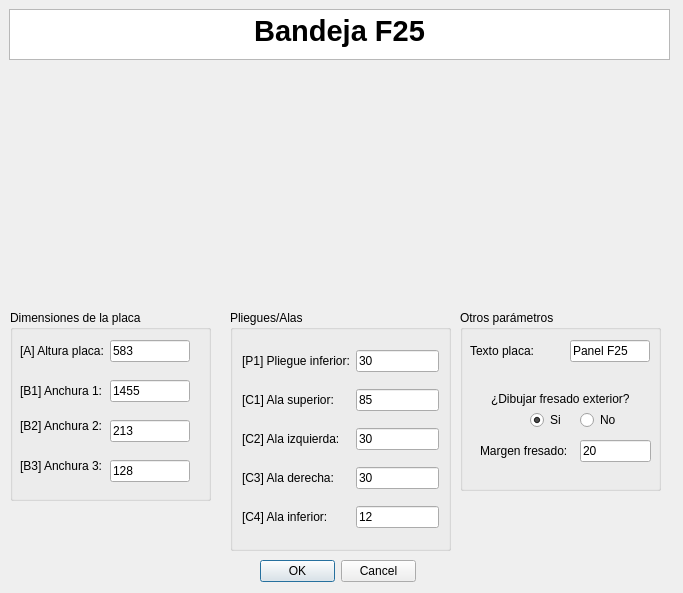
<?xml version="1.0" encoding="UTF-8"?>
<ui version="4.0">
 <class>MyPositionDialog</class>
 <widget class="QDialog" name="MyPositionDialog">
  <property name="geometry">
   <rect>
    <x>0</x>
    <y>0</y>
    <width>683</width>
    <height>593</height>
   </rect>
  </property>
  <property name="windowTitle">
   <string>Enter Position</string>
  </property>
  <property name="whatsThis">
   <string>&lt;html&gt;&lt;head/&gt;&lt;body&gt;&lt;p&gt;Esta ventana de KSDpanel te permite introducir todas las medidas correspondientes del panel seleccionado.&lt;/p&gt;&lt;p&gt;Recuerda que todas las medidas deben de ir en milimetros (mm).&lt;/p&gt;&lt;/body&gt;&lt;/html&gt;</string>
  </property>
  <widget class="QDialogButtonBox" name="buttonBox">
   <property name="geometry">
    <rect>
     <x>260</x>
     <y>560</y>
     <width>156</width>
     <height>23</height>
    </rect>
   </property>
   <property name="orientation">
    <enum>Qt::Horizontal</enum>
   </property>
   <property name="standardButtons">
    <set>QDialogButtonBox::Cancel|QDialogButtonBox::Ok</set>
   </property>
  </widget>
  <widget class="QTextBrowser" name="textBrowser">
   <property name="geometry">
    <rect>
     <x>9</x>
     <y>9</y>
     <width>661</width>
     <height>51</height>
    </rect>
   </property>
   <property name="html">
    <string>&lt;!DOCTYPE HTML PUBLIC &quot;-//W3C//DTD HTML 4.0//EN&quot; &quot;http://www.w3.org/TR/REC-html40/strict.dtd&quot;&gt;
&lt;html&gt;&lt;head&gt;&lt;meta name=&quot;qrichtext&quot; content=&quot;1&quot; /&gt;&lt;style type=&quot;text/css&quot;&gt;
p, li { white-space: pre-wrap; }
&lt;/style&gt;&lt;/head&gt;&lt;body style=&quot; font-family:'MS Shell Dlg 2'; font-size:8.25pt; font-weight:400; font-style:normal;&quot;&gt;
&lt;p align=&quot;center&quot; style=&quot; margin-top:0px; margin-bottom:0px; margin-left:0px; margin-right:0px; -qt-block-indent:0; text-indent:0px;&quot;&gt;&lt;span style=&quot; font-size:22pt; font-weight:600;&quot;&gt;Bandeja F25&lt;/span&gt;&lt;/p&gt;&lt;/body&gt;&lt;/html&gt;</string>
   </property>
  </widget>
  <widget class="QGroupBox" name="groupBox_2">
   <property name="geometry">
    <rect>
     <x>230</x>
     <y>310</y>
     <width>221</width>
     <height>241</height>
    </rect>
   </property>
   <property name="styleSheet">
    <string notr="true">font: 10pt &quot;MS Shell Dlg 2&quot;;</string>
   </property>
   <property name="title">
    <string>Pliegues/Alas</string>
   </property>
   <layout class="QGridLayout" name="gridLayout_2">
    <item row="8" column="1">
     <widget class="QLineEdit" name="alaInferiorUI">
      <property name="text">
       <string>12</string>
      </property>
     </widget>
    </item>
    <item row="4" column="0">
     <widget class="QLabel" name="label_20">
      <property name="text">
       <string>[C2] Ala izquierda:</string>
      </property>
     </widget>
    </item>
    <item row="0" column="0">
     <widget class="QLabel" name="label_13">
      <property name="text">
       <string>[P1] Pliegue inferior:</string>
      </property>
     </widget>
    </item>
    <item row="6" column="0">
     <widget class="QLabel" name="label_19">
      <property name="text">
       <string>[C3] Ala derecha:</string>
      </property>
     </widget>
    </item>
    <item row="6" column="1">
     <widget class="QLineEdit" name="alaDerechaUI">
      <property name="text">
       <string>30</string>
      </property>
     </widget>
    </item>
    <item row="8" column="0">
     <widget class="QLabel" name="label_12">
      <property name="text">
       <string>[C4] Ala inferior:</string>
      </property>
     </widget>
    </item>
    <item row="0" column="1">
     <widget class="QLineEdit" name="pliegueInferiorUI">
      <property name="text">
       <string>30</string>
      </property>
     </widget>
    </item>
    <item row="3" column="0">
     <widget class="QLabel" name="label_11">
      <property name="text">
       <string>[C1] Ala superior:</string>
      </property>
     </widget>
    </item>
    <item row="4" column="1">
     <widget class="QLineEdit" name="alaIzquierdaUI">
      <property name="text">
       <string>30</string>
      </property>
     </widget>
    </item>
    <item row="3" column="1">
     <widget class="QLineEdit" name="alaSuperiorUI">
      <property name="text">
       <string>85</string>
      </property>
     </widget>
    </item>
   </layout>
  </widget>
  <widget class="QLabel" name="imagenPanelUI">
   <property name="geometry">
    <rect>
     <x>210</x>
     <y>70</y>
     <width>271</width>
     <height>221</height>
    </rect>
   </property>
   <property name="text">
    <string/>
   </property>
   <property name="pixmap">
    <pixmap>../../../../../../../../Users/Public/Documents/Vectric Files/Gadgets/Cut2D Pro V9.5/Paneles/Paneles/images/REF_038cotas.jpg</pixmap>
   </property>
   <property name="scaledContents">
    <bool>true</bool>
   </property>
   <property name="wordWrap">
    <bool>false</bool>
   </property>
   <property name="margin">
    <number>0</number>
   </property>
   <property name="openExternalLinks">
    <bool>false</bool>
   </property>
  </widget>
  <widget class="QGroupBox" name="groupBox_4">
   <property name="geometry">
    <rect>
     <x>460</x>
     <y>310</y>
     <width>201</width>
     <height>181</height>
    </rect>
   </property>
   <property name="styleSheet">
    <string notr="true">font: 10pt &quot;MS Shell Dlg 2&quot;;</string>
   </property>
   <property name="title">
    <string>Otros parámetros</string>
   </property>
   <widget class="QLabel" name="label">
    <property name="geometry">
     <rect>
      <x>10</x>
      <y>30</y>
      <width>95</width>
      <height>22</height>
     </rect>
    </property>
    <property name="text">
     <string>Texto placa:</string>
    </property>
   </widget>
   <widget class="QLineEdit" name="textoDescriptivoA0UI">
    <property name="geometry">
     <rect>
      <x>110</x>
      <y>30</y>
      <width>80</width>
      <height>22</height>
     </rect>
    </property>
    <property name="text">
     <string>Panel F25</string>
    </property>
   </widget>
   <widget class="QRadioButton" name="noCrearFresadoUI">
    <property name="geometry">
     <rect>
      <x>120</x>
      <y>100</y>
      <width>38</width>
      <height>20</height>
     </rect>
    </property>
    <property name="text">
     <string>No</string>
    </property>
   </widget>
   <widget class="QLineEdit" name="margenFresadoUI">
    <property name="geometry">
     <rect>
      <x>120</x>
      <y>130</y>
      <width>71</width>
      <height>22</height>
     </rect>
    </property>
    <property name="text">
     <string>20</string>
    </property>
   </widget>
   <widget class="QRadioButton" name="crearFresadoUI">
    <property name="geometry">
     <rect>
      <x>70</x>
      <y>100</y>
      <width>34</width>
      <height>20</height>
     </rect>
    </property>
    <property name="text">
     <string>Si</string>
    </property>
    <property name="checked">
     <bool>true</bool>
    </property>
   </widget>
   <widget class="QLabel" name="label_2">
    <property name="geometry">
     <rect>
      <x>31</x>
      <y>81</y>
      <width>148</width>
      <height>16</height>
     </rect>
    </property>
    <property name="mouseTracking">
     <bool>false</bool>
    </property>
    <property name="text">
     <string>¿Dibujar fresado exterior?</string>
    </property>
    <property name="buddy">
     <cstring>label_2</cstring>
    </property>
   </widget>
   <widget class="QLabel" name="label_3">
    <property name="geometry">
     <rect>
      <x>20</x>
      <y>130</y>
      <width>107</width>
      <height>22</height>
     </rect>
    </property>
    <property name="text">
     <string>Margen fresado:</string>
    </property>
   </widget>
  </widget>
  <widget class="QGroupBox" name="groupBox">
   <property name="geometry">
    <rect>
     <x>10</x>
     <y>310</y>
     <width>201</width>
     <height>191</height>
    </rect>
   </property>
   <property name="title">
    <string>Dimensiones de la placa</string>
   </property>
  </widget>
  <widget class="QLabel" name="label_9">
   <property name="geometry">
    <rect>
     <x>20</x>
     <y>330</y>
     <width>111</width>
     <height>41</height>
    </rect>
   </property>
   <property name="text">
    <string>[A] Altura placa:</string>
   </property>
  </widget>
  <widget class="QLineEdit" name="alturaPlacaUI">
   <property name="geometry">
    <rect>
     <x>110</x>
     <y>340</y>
     <width>80</width>
     <height>22</height>
    </rect>
   </property>
   <property name="text">
    <string>583</string>
   </property>
  </widget>
  <widget class="QLabel" name="label_6">
   <property name="geometry">
    <rect>
     <x>20</x>
     <y>410</y>
     <width>101</width>
     <height>31</height>
    </rect>
   </property>
   <property name="text">
    <string>[B2] Anchura 2:</string>
   </property>
  </widget>
  <widget class="QLabel" name="label_7">
   <property name="geometry">
    <rect>
     <x>20</x>
     <y>380</y>
     <width>111</width>
     <height>21</height>
    </rect>
   </property>
   <property name="text">
    <string>[B1] Anchura 1:</string>
   </property>
  </widget>
  <widget class="QLabel" name="label_10">
   <property name="geometry">
    <rect>
     <x>20</x>
     <y>450</y>
     <width>111</width>
     <height>31</height>
    </rect>
   </property>
   <property name="text">
    <string>[B3] Anchura 3:</string>
   </property>
  </widget>
  <widget class="QLineEdit" name="anchura1UI">
   <property name="geometry">
    <rect>
     <x>110</x>
     <y>380</y>
     <width>80</width>
     <height>22</height>
    </rect>
   </property>
   <property name="text">
    <string>1455</string>
   </property>
  </widget>
  <widget class="QLineEdit" name="anchura2UI">
   <property name="geometry">
    <rect>
     <x>110</x>
     <y>420</y>
     <width>80</width>
     <height>22</height>
    </rect>
   </property>
   <property name="text">
    <string>213</string>
   </property>
  </widget>
  <widget class="QLineEdit" name="anchura3UI">
   <property name="geometry">
    <rect>
     <x>110</x>
     <y>460</y>
     <width>80</width>
     <height>22</height>
    </rect>
   </property>
   <property name="text">
    <string>128</string>
   </property>
  </widget>
  <zorder>groupBox_2</zorder>
  <zorder>buttonBox</zorder>
  <zorder>textBrowser</zorder>
  <zorder>imagenPanelUI</zorder>
  <zorder>groupBox_4</zorder>
  <zorder>groupBox</zorder>
  <zorder>label_9</zorder>
  <zorder>alturaPlacaUI</zorder>
  <zorder>label_6</zorder>
  <zorder>label_7</zorder>
  <zorder>label_10</zorder>
  <zorder>anchura1UI</zorder>
  <zorder>anchura2UI</zorder>
  <zorder>anchura3UI</zorder>
 </widget>
 <resources/>
 <connections>
  <connection>
   <sender>buttonBox</sender>
   <signal>accepted()</signal>
   <receiver>MyPositionDialog</receiver>
   <slot>accept()</slot>
   <hints>
    <hint type="sourcelabel">
     <x>248</x>
     <y>254</y>
    </hint>
    <hint type="destinationlabel">
     <x>157</x>
     <y>274</y>
    </hint>
   </hints>
  </connection>
  <connection>
   <sender>buttonBox</sender>
   <signal>rejected()</signal>
   <receiver>MyPositionDialog</receiver>
   <slot>reject()</slot>
   <hints>
    <hint type="sourcelabel">
     <x>316</x>
     <y>260</y>
    </hint>
    <hint type="destinationlabel">
     <x>286</x>
     <y>274</y>
    </hint>
   </hints>
  </connection>
 </connections>
</ui>
